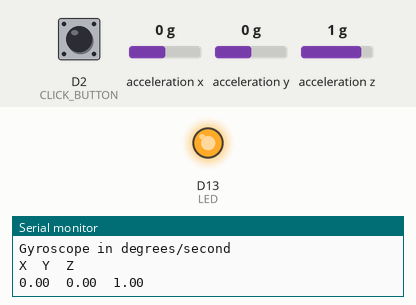
Simulated run of this sketch. Board: Arduino Nano 33 IoT. Parts: output pins drawn as LEDs (lit = HIGH), the last lines printed to the serial monitor. The test bench sets the inputs (shaded band); at power-on: D2 (CLICK_BUTTON) HIGH, acceleration x 0 g, acceleration y 0 g, acceleration z 1 g. USB keyboard and mouse output is not drawn.

Above: at 1.2 s.
1.3 s: D2 (CLICK_BUTTON) pulled LOW for 0.15 s
At 2.3 s:
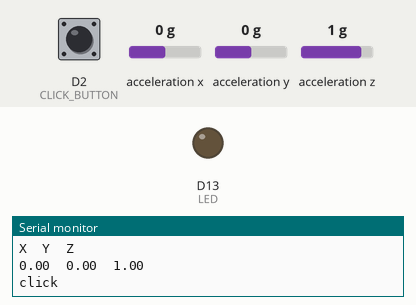
4.8 s: D2 (CLICK_BUTTON) pulled LOW for 1 s
At 6.1 s:
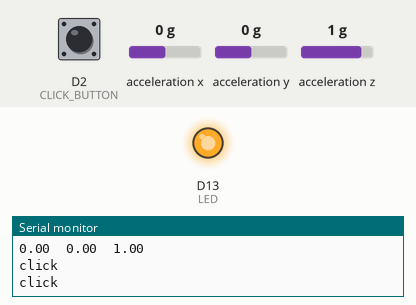
7.3 s: D2 (CLICK_BUTTON) pulled LOW for 3.2 s
At 8.1 s:
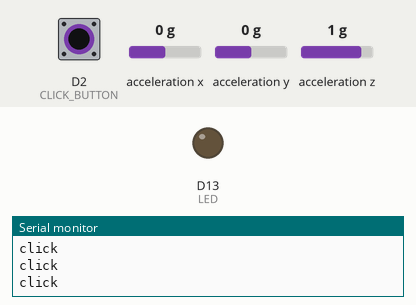
Timing chart, 0 to 10.3 s (numbered marks = the images above; inputs shaded):
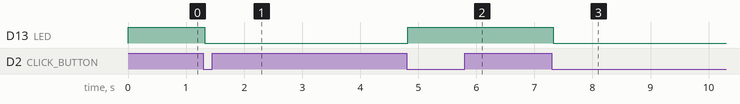

Measured:
- after the input at 1.3 s, D13 (LED): HIGH → LOW at once
- after the input at 4.8 s, D13 (LED): LOW → HIGH at once
- after the input at 7.3 s, D13 (LED): HIGH → LOW at once

The sketch:

Nano_Mouse.ino
```cpp
/*
  Using Nano as USB mouse
  IMU acceleration controls X, Y
  button controls click

  August Luhrs
  for meatmingle audience control
  March 2024
*/

// Mouse - Version: Latest
#include <Mouse.h>

#include "Bounce2.h" //the button debounce library
//debounce buttons
#define CLICK_BUTTON 2
Bounce2::Button clickButton = Bounce2::Button();


#include "Arduino_LSM6DS3.h" //the IMU library
//IMU data
float x, y, z; //these store the accumulated readings
float _x, _y, _z; //these store the current readings
float baseX, baseY, baseZ; //these store the first readings taken, used to calibrate
float accThreshold = 2; //amount the acceleration needs to change, else too much noise
float maxRange = 5; //the default pos range, but will update if exceeded (to calibrate)
float mouseRange = 100; //what range to map xy to
float mappedX = 0; //these are used to map the readings to degrees that are then mapped to the mouse range
float mappedY = 0;
float mappedZ = 0;

//trying to eliminate the rubberbanding/blowback on movement stop
bool atRest = true;
int xDir = 0;
int yDir = 0;
int driftCount = 0;


//debugging
#define LED 13
int debugLED = LOW;

void setup() {
  //debugging
  Serial.begin(9600);

  //initialize IMU and print calibration data
  if(!IMU.begin()){
   Serial.println("failed to initialize IMU");
    while(1); //will stop your arduino from working until you reset
  } else {
    Serial.println("everything fine, IMU active");
  }

  //prints info about the IMU's gyroscope
  // Serial.print("Gyroscope sample rate = ");
  // Serial.print(IMU.gyroscopeSampleRate());
  Serial.print("Accelerometer sample rate = ");
  Serial.print(IMU.accelerationSampleRate());

  Serial.println(" Hz");
  Serial.println();
  Serial.println("Gyroscope in degrees/second");
  Serial.println("X\tY\tZ");
  // IMU.readGyroscope(_x, _y, _z);
  IMU.readAcceleration(_x, _y, _z);
  Serial.print(_x);
  Serial.print('\t');
  Serial.print(_y);
  Serial.print('\t');
  Serial.println(_z);
  //calibrate the initial degrees of the accelerometer
  baseX = _x;
  baseY = _y;
  baseZ = _z;

  //init debounce button
  clickButton.attach(CLICK_BUTTON, INPUT_PULLUP);
  clickButton.interval(5);
  clickButton.setPressedState(LOW);

  //init mouse
  Mouse.begin();

  //turn the on-board LED on to signal that the IMU initialized and everything in setup has finished (even when we don't have it plugged in to the serial monitor)
  pinMode(LED, OUTPUT);
  debugLED = HIGH;
  digitalWrite(LED, debugLED);
}

void loop() {
  //get current button reading
  clickButton.update();

  if(clickButton.pressed()){
    Serial.println("click");
    debugLED = !debugLED; //just to debug visually
    digitalWrite(LED, debugLED);
    Mouse.press(); //don't need to check for isPressed because that's what the debounce is for
  }

  if (clickButton.released()){
    Mouse.release();
  }

  //check for IMU movement
  /*
  * IMU
  * https://www.arduino.cc/reference/en/libraries/arduino_lsm6ds3/
  */
  if (IMU.accelerationAvailable()){ //first make sure the IMU is working
    IMU.readAcceleration(_x, _y, _z); //get the current values of the IMU
    //use the initial reading to offset the current reading and try to keep each around 0.00 when at rest
    //over time, the sensor will "drift" due to heat, so it'll never be perfectly reliable
    x = _x - baseX;
    y = _y - baseY;
    z = _z - baseZ;

    //check for drift


    /*
    Serial.print(_x);
    Serial.print('\t');
    Serial.print(_y);
    Serial.print('\t');
    Serial.println(_z);
    */
    //check to see if any pos has changed enough to send all three
    if (abs(x) > accThreshold || abs(y) > accThreshold || abs(z) > accThreshold){
      if(atRest){
        //first time, set Dirs
        atRest = false;
        if (y > 0) {
          xDir = 1;
        } else {
          xDir = -1;
        }

        if (z > 0) {
          yDir = 1;
        } else {
          yDir = -1;
        }
      }

      // float checkX = 0;
      // float checkY = 0;
      //im fried, this is so dumb
      if ((y > 0 && xDir == 1) || (y < 0 && xDir == -1)) {
        mappedX = map(y, -maxRange, maxRange, -mouseRange, mouseRange);
      } else {
        mappedX = 0;
      }
      if ((z > 0 && yDir == 1) || (z < 0 && yDir == -1)) {
        mappedY = map(z, -maxRange, maxRange, -mouseRange, mouseRange);
      } else {
        mappedY = 0;
      }

      Mouse.move(mappedX, mappedY, 0);
      // Mouse.move(y, z, 0);


      //check to see if we need to update the upper limit of the map range
      /*
      if (abs(x) > maxRange){
        maxRange = abs(x);
      }
      if (abs(y) > maxRange){
        maxRange = abs(y);
      }
      if (abs(z) > maxRange){
        maxRange = abs(z);
      }
      */

      //y motion = screen x axis motion
      //z motion = y axis motion
      // mappedX = floor(map(x, -maxRange, maxRange, -mouseRange, mouseRange));
      // mappedX = floor(map(y, -maxRange, maxRange, -mouseRange, mouseRange));
      // mappedY = floor(map(z, -maxRange, maxRange, -mouseRange, mouseRange));
      // mappedZ = floor(map(z, -maxRange, maxRange, -mouseRange, mouseRange));

      // mappedX = x;
      // mappedY = y;
      // mappedZ = z;

      //dumb but running out of time
      // int xPos = 0; //from y
      // int yPos = 0; //from z
      // if (y > accThreshold) {
      //   yPos
      // }
      // Mouse.move(xPos, yPos, 0);

      //print
      // Serial.println("sent IMU pos: ");
      Serial.print("x:  ");
      Serial.print(mappedX);
      Serial.print("\ty:  "); // "\t" adds a tab of space
      Serial.println(mappedY);
      // Serial.print("x:  ");
      // Serial.print(mappedY);
      // Serial.print("\ty:  "); // "\t" adds a tab of space
      // Serial.print(mappedZ);
      // Serial.print("\tz:  ");
      // Serial.println(mappedZ);

      // Mouse.move(mappedX, mappedY, 0);
    } else if (!atRest) {
      atRest = true;
      Serial.println("\n\nAT REST\n\n");
    }
  } else {
    Serial.println("IMU not working");
    Serial.println(IMU.accelerationAvailable());
    Serial.println(IMU.gyroscopeAvailable());
    delay(2000); //freezes the loop for 2 seconds and then restarts loop()
  }

  delay(10); //just a little buffer to give the hardware time to catch up to the code (software)
}
```
